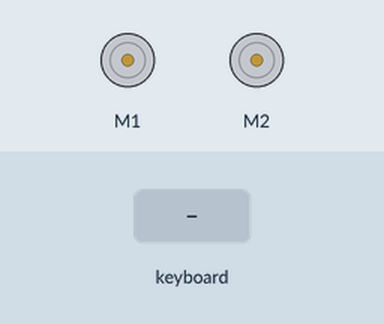
This program was run on a simulated Raspberry Pi (BCM pin numbers). Parts: 2 × DC motor (green arrow = forward, orange = backward, longer = faster). The inputs (shaded band) are chosen by the test bench. The clock reads 2024-03-15 10:24:30 at power-on unless the program sets it; the camera gives no picture and a still takes 0.5 s; the pygame window is not drawn; motors are numbered in the order the program creates them (left before right in a Robot).

Above: at 1.2 s.
1.3 s: key right typed on the keyboard
At 1.39 s:
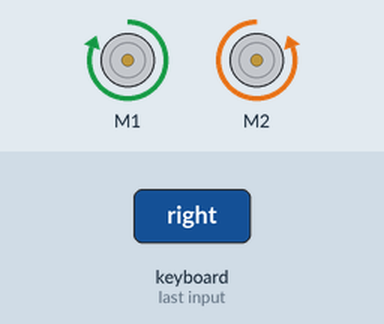
2.9 s: key left typed on the keyboard
At 2.99 s:
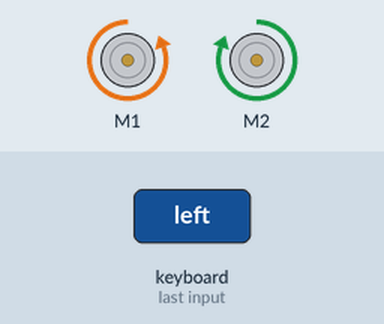
4.5 s: key up typed on the keyboard
At 4.59 s:
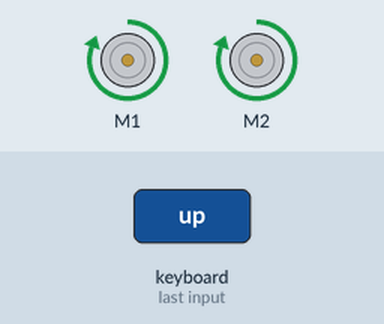
6.1 s: key down typed on the keyboard
At 6.19 s:
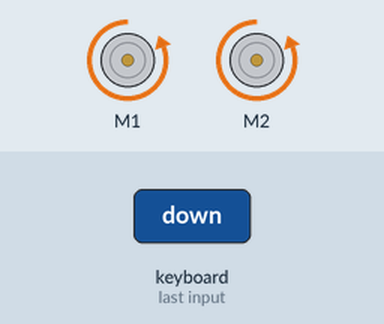
Timing chart, 0 to 8.7 s (numbered marks = the images above; inputs shaded):
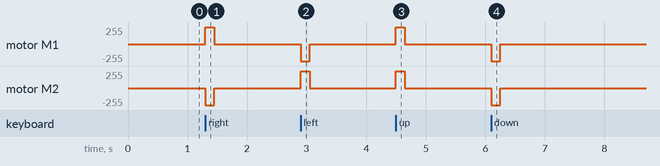

The program:

pygame-robot.py
```python
# Import the libraries
import pygame
from gpiozero import Robot
from picamera import PiCamera
from datetime import datetime

#define the camera
camera = PiCamera()
camera.resolution = (1280, 720)
camera.framerate = 25
moment = datetime.now()

#define robot
robot = Robot(left=(13, 21), right=(17, 27))

#We must open a Pygame window to allow it to detect user events
screen = pygame.display.set_mode([240, 160])

#Define our record and stop record buttons
def record():
    camera.start_recording('/home/pi/Videos/video_%02d_%02d_%02d.h264' % (moment.hour, moment.minute, moment.second))

def stop_record():
    camera.stop_recording()

# Here we open the window and then press keys to control the directions of the robot
while True:
	for event in pygame.event.get():
		if event.type == pygame.KEYDOWN:
			if event.key == pygame.K_RIGHT:
				robot.right()
			if event.key == pygame.K_LEFT:
				robot.left()
			if event.key == pygame.K_UP:
				robot.forward()
			if event.key == pygame.K_DOWN:
				robot.backward()
			if event.key == pygame.K_q:
				pygame.quit()
                        if event.key == pygame.K_r:
                                record()
                        if event.key == pygame.K_s:
                                stop_record()
		elif event.type == pygame.KEYUP:
			robot.stop()
```

Measured:
- after the input at 1.3 s, motor M1: stopped → forward 255/255 at once, → stopped 0.15 s later; motor M2: stopped → backward 255/255 at once, → stopped 0.15 s later
- after the input at 2.9 s, motor M1: stopped → backward 255/255 at once, → stopped 0.15 s later; motor M2: stopped → forward 255/255 at once, → stopped 0.15 s later
- after the input at 4.5 s, motor M1, motor M2: stopped → forward 255/255 at once, → stopped 0.15 s later
- after the input at 6.1 s, motor M1, motor M2: stopped → backward 255/255 at once, → stopped 0.15 s later
